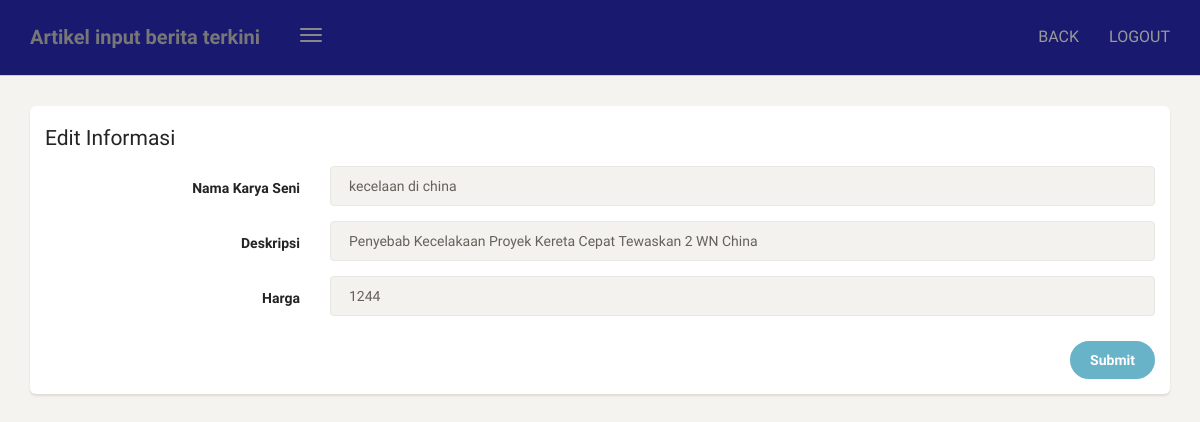
The page /dashboard/artikel/edit/3 (signed in) on the database its author committed.
### karya/models.py (models this page shows, shortened)
class Artikel(models.Model):
    nama = models.CharField(max_length=100,blank=True,null=True)
    deskripsi = models.CharField(max_length=100,blank=True,null=True)
    pencipta = models.CharField(max_length=100,blank=True,null=True)
    kategori = models.ForeignKey(Kategori, on_delete=models.CASCADE)
    harga = models.CharField(max_length=100,blank=True,null=True)
    class Meta:
        verbose_name_plural = "Artikel"

### karya/views.py (the view, shortened to what this page needs)
# urls.py: path('artikel/edit/<str:id>',edit_artikel, name='edit_artikel'),
@login_required
def edit_artikel(request, id):
    template_name = "back/edit_artikel.html"
    a = Artikel.objects.get(id=id)
    context = {
        'title' : 'Edit Informasi',
        'artikel': a,
    }
    return render(request, template_name, context)

### templates/back/edit_artikel.html (shortened to what this page needs)
{% extends 'back/base.html' %}
{% block content %}
<div class="content">
            <div class="col-md-12">
                <div class="card">
                    <form class="form-horizontal" method="POST">
                        <div class="card-header">
                            <h4 class="card-title">
                                {{ title }}
                            </h4>
                        </div>
                        <div class="card-content">
                            <div class="form-group">
                                <label class="col-md-3 control-label">Nama Karya Seni </label>
                                <div class="col-md-9">
                                    <input name="nama" type="text" placeholder="Nama" class="form-control", value="{{ artikel.nama}}">
                                </div>
                            </div>
                            <div class="form-group">
                                <label class="col-md-3 control-label">Deskripsi</label>
                                <div class="col-md-9">
                                    <input name="jadwal" type="text" class="form-control", value="{{ artikel.deskripsi }}">
                                </div>
                            </div>
                            <div class="form-group">
                                <label class="col-md-3 control-label">Harga</label>
                                <div class="col-md-9">
                                    <input name="jadwal" type="text" class="form-control", value="{{ artikel.harga }}">
                                </div>
                            </div>
                        </div>
                        <div class="card-footer text-right">
                            <div class="form-group">
                                <label class="col-md-3"></label>
                                <div class="col-md-9">
                                    <button type="submit" class="btn btn-fill btn-info">
                                        Submit
                                    </button>
                                </div>
                            </div>
                        </div>
                    </form>
                </div>
            </div>
        </div>
    </div>
{% endblock content %}

### rows shown on the page
Artikel: nama "kecelaan di china", jadwal "Penyebab Kecelakaan Proyek Kereta Cepat Tewaskan 2 WN China", jadwal "1244"

### other values the page prints
{{ title }} "Edit Informasi"
